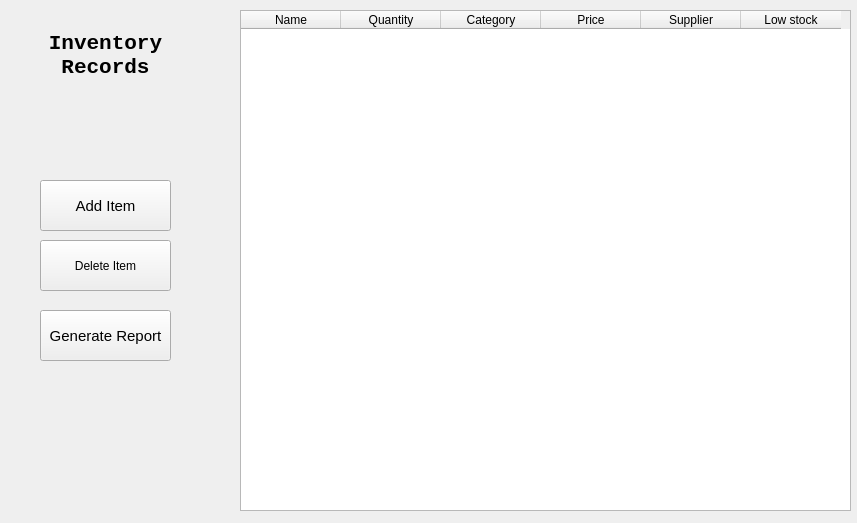
<?xml version="1.0" encoding="UTF-8"?>
<ui version="4.0">
 <class>ManagerWindow</class>
 <widget class="QWidget" name="ManagerWindow">
  <property name="geometry">
   <rect>
    <x>0</x>
    <y>0</y>
    <width>857</width>
    <height>523</height>
   </rect>
  </property>
  <property name="windowTitle">
   <string>Form</string>
  </property>
  <widget class="QLabel" name="label">
   <property name="geometry">
    <rect>
     <x>40</x>
     <y>20</y>
     <width>131</width>
     <height>71</height>
    </rect>
   </property>
   <property name="font">
    <font>
     <family>Lucida Console</family>
     <pointsize>16</pointsize>
     <bold>true</bold>
    </font>
   </property>
   <property name="text">
    <string>Inventory Records</string>
   </property>
   <property name="alignment">
    <set>Qt::AlignmentFlag::AlignCenter</set>
   </property>
   <property name="wordWrap">
    <bool>true</bool>
   </property>
  </widget>
  <widget class="QPushButton" name="pushButton_additem">
   <property name="geometry">
    <rect>
     <x>40</x>
     <y>180</y>
     <width>131</width>
     <height>51</height>
    </rect>
   </property>
   <property name="font">
    <font>
     <pointsize>11</pointsize>
    </font>
   </property>
   <property name="text">
    <string>Add Item</string>
   </property>
  </widget>
  <widget class="QPushButton" name="pushButton_report">
   <property name="geometry">
    <rect>
     <x>40</x>
     <y>310</y>
     <width>131</width>
     <height>51</height>
    </rect>
   </property>
   <property name="font">
    <font>
     <pointsize>11</pointsize>
    </font>
   </property>
   <property name="text">
    <string>Generate Report</string>
   </property>
  </widget>
  <widget class="QTableWidget" name="tableWidget">
   <property name="geometry">
    <rect>
     <x>240</x>
     <y>10</y>
     <width>611</width>
     <height>501</height>
    </rect>
   </property>
   <column>
    <property name="text">
     <string>Name</string>
    </property>
   </column>
   <column>
    <property name="text">
     <string>Quantity</string>
    </property>
   </column>
   <column>
    <property name="text">
     <string>Category</string>
    </property>
   </column>
   <column>
    <property name="text">
     <string>Price</string>
    </property>
   </column>
   <column>
    <property name="text">
     <string>Supplier</string>
    </property>
   </column>
   <column>
    <property name="text">
     <string>Low stock</string>
    </property>
   </column>
  </widget>
  <widget class="QPushButton" name="pushButton_deleteItem">
   <property name="geometry">
    <rect>
     <x>40</x>
     <y>240</y>
     <width>131</width>
     <height>51</height>
    </rect>
   </property>
   <property name="font">
    <font>
     <kerning>true</kerning>
    </font>
   </property>
   <property name="text">
    <string>Delete Item</string>
   </property>
  </widget>
 </widget>
 <resources/>
 <connections/>
</ui>
